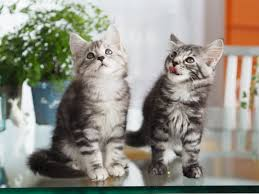
//> input picture GrabCutTest/GrabCutTest/input.jpg, 259 x 194 px
$ ./main   (built with g++ and OpenCV 4)
//> lines starting //> are read from the running program, lines starting //| are printed output that depends on the picture
#include <iostream>
#include <stdio.h>
#include <algorithm>
#include <functional>
#include <vector>
#include <opencv2/core/core.hpp>
#include <opencv2/highgui/highgui.hpp>
#include <opencv2/imgproc/imgproc.hpp>
#include <opencv/cv.h>
#define findMin(a,b) (a) < (b) ? (a) : (b);
#define findMax(a,b) (a) > (b) ? (a) : (b);

using namespace cv;
using namespace std;

void mouseCallback(int event, int x, int y, int flag, void* param);

Mat allEnergy;
cv::Rect rectangleBox;
bool isDrawingBox = false;
int userBoxCount = 0;
double maxTemp = 0;
double allminTemp = 0;
Mat image;
vector<double> xEnergyVector, yEnergyVector;
vector<double> rowSeam;


static double calcBeta(const Mat& img)
{
	double beta = 0;
	for (int y = 0; y < img.rows; y++)
	{
		for (int x = 0; x < img.cols; x++)
		{
			Vec3d color = img.at<Vec3b>(y, x);
			if (x>0) // left
			{
				Vec3d diff = color - (Vec3d)img.at<Vec3b>(y, x - 1);
				beta += diff.dot(diff);
			}
			if (y>0 && x>0) // upleft
			{
				Vec3d diff = color - (Vec3d)img.at<Vec3b>(y - 1, x - 1);
				beta += diff.dot(diff);
			}
			if (y>0) // up
			{
				Vec3d diff = color - (Vec3d)img.at<Vec3b>(y - 1, x);
				beta += diff.dot(diff);
			}
			if (y>0 && x<img.cols - 1) // upright
			{
				Vec3d diff = color - (Vec3d)img.at<Vec3b>(y - 1, x + 1);
				beta += diff.dot(diff);
			}
		}
	}
	if (beta <= std::numeric_limits<double>::epsilon())
		beta = 0;
	else
		beta = 1.f / (2 * beta / (4 * img.cols*img.rows - 3 * img.cols - 3 * img.rows + 2));

	return beta;
}

static void calcNWeights(const Mat& img, Mat& leftW, Mat& upleftW, Mat& upW, Mat& uprightW, double beta, double gamma)
{

	const double gammaDivSqrt2 = gamma / std::sqrt(2.0f);
	leftW.create(img.rows, img.cols, CV_64FC1);
	upleftW.create(img.rows, img.cols, CV_64FC1);
	upW.create(img.rows, img.cols, CV_64FC1);
	uprightW.create(img.rows, img.cols, CV_64FC1);

	for (int y = 0; y < img.rows; y++)
	{
		for (int x = 0; x < img.cols; x++)
		{
			Vec3d color = img.at<Vec3b>(y, x);
			if (x - 1 >= 0) // left
			{
				Vec3d diff = color - (Vec3d)img.at<Vec3b>(y, x - 1);
				leftW.at<double>(y, x) = gamma * exp(-beta*diff.dot(diff));
				allEnergy.at<double>(y, x) += leftW.at<double>(y, x);
		//		printf("%d   \n", img.at<Vec3b>(y,x));
				//maxTemp = findMax(maxTemp, allEnergy.at<double>(y, x));
				//allminTemp = findMin(allEnergy.at<double>(y, x), allminTemp);
			}
			else
				leftW.at<double>(y, x) = 0;
			if (x - 1 >= 0 && y - 1 >= 0) // upleft
			{
				Vec3d diff = color - (Vec3d)img.at<Vec3b>(y - 1, x - 1);
				upleftW.at<double>(y, x) = gammaDivSqrt2 * exp(-beta*diff.dot(diff));
				allEnergy.at<double>(y, x) += upleftW.at<double>(y, x);
				//maxTemp = findMax(maxTemp, allEnergy.at<double>(y, x));
				//allminTemp = findMin(allEnergy.at<double>(y, x), allminTemp);
			}
			else
				upleftW.at<double>(y, x) = 0;
			if (y - 1 >= 0) // up
			{
				Vec3d diff = color - (Vec3d)img.at<Vec3b>(y - 1, x);
				upW.at<double>(y, x) = gamma * exp(-beta*diff.dot(diff));
				allEnergy.at<double>(y, x) += upW.at<double>(y, x);
				//maxTemp = findMax(maxTemp, allEnergy.at<double>(y, x));
				//allminTemp = findMin(allEnergy.at<double>(y, x), allminTemp);
			}
			else
				upW.at<double>(y, x) = 0;
			if (x + 1<img.cols && y - 1 >= 0) // upright
			{
				Vec3d diff = color - (Vec3d)img.at<Vec3b>(y - 1, x + 1);
				uprightW.at<double>(y, x) = gammaDivSqrt2 * exp(-beta*diff.dot(diff));
				allEnergy.at<double>(y, x) += uprightW.at<double>(y, x);
				//maxTemp = findMax(maxTemp, allEnergy.at<double>(y, x));
				//allminTemp = findMin(allEnergy.at<double>(y, x), allminTemp);
			}
			else
				uprightW.at<double>(y, x) = 0;

			//if (y == 0) xEnergyVector.push_back(allEnergy.at<double>(y, x));
			//if (x == 0) yEnergyVector.push_back(allEnergy.at<double>(y, x));
		}
	}
}

void drawBox(IplImage* img, CvRect rectangle) {
	cvRectangle(img, cvPoint(rectangle.x, rectangle.y),
				cvPoint(rectangle.x + rectangle.width, rectangle.y + rectangle.height),
				cvScalar(0xff, 0x00, 0x00));

}

double seamcarving(int startPointX, int i, int mode)
{
	//if (mode==1) printf("%d   \n", startPointX);
	double ret = 0;
	//심카빙
	for (int y = 0; y < image.rows; y++)
	{
		if (y == 0)
			ret = allEnergy.at<double>(y, startPointX);
			//image.at<Vec3b>(y, startPointX) = 0;

		else
		{
			double minTemp = image.cols * image.rows * 1000;
			double maxTemp = 0;
			int tmpX = 0;
			//mode 0

				for (int x = -1; x < 2; x++)
				{
					if (x + startPointX < 0 || x + startPointX > image.cols - 1 || allEnergy.at<double>(y, x + startPointX) == 0) continue;

					minTemp = findMin(allEnergy.at<double>(y, x + startPointX), minTemp)

						if (minTemp == allEnergy.at<double>(y, x + startPointX))	tmpX = x + startPointX;
					//2차원배열에 새겨보자!!ㄴㄴ
				}

				startPointX = tmpX;
				ret += minTemp;

				if (mode == 1)
				{
					image.at<Vec3b>(y, startPointX) = 0;

					for (int c = startPointX; c < image.cols; c++)
					{

						if(c == image.cols - 1) image.at<Vec3b>(y, c) = image.at<Vec3b>(y, c);

						else
						{
							allEnergy.at<double>(y, c) = allEnergy.at<double>(y, c + 1);
						//	image.at<Vec3b>(y, c) = image.at<Vec3b>(y, c + 1);

							if (y == 0)	rowSeam[c] = rowSeam[c + 1];
						}
					}
				}
		}
	}
	cv::namedWindow("Foreground");
	cv::imshow("Foreground", image);
	cv::waitKey(1);

	return ret;
}

int main()
{
	image = cv::imread("input.jpg");
//> image is the input picture: 194 rows x 259 cols, CV_8UC3; mean B, G, R 133, 143.2, 145.6
	cv::namedWindow("Original Image");
	cv::imshow("Original Image", image);
	double minimum = 10000;
	double *th = new double[image.rows * image.cols];
	//double th[348243] = { 0, };
	allminTemp = image.rows * image.cols;
//> allminTemp = 50246

	allEnergy.create(image.rows, image.cols, CV_64FC1);

	for (int y = 0; y < image.rows; y++)
		for (int x = 0; x < image.cols; x++)
			allEnergy.at<double>(y, x) = 0;
//> allEnergy: 194 rows x 259 cols, CV_64FC1; every value is 0

	const double gamma = 1;
	const double beta = calcBeta(image);
//> the loop in calcBeta, `for (int y = 0; y < img.rows; y++)` made 194 passes
//> beta on passes 1 to 3: 33609, 194722, 386711
//> after the loop in calcBeta, `for (int y = 0; y < img.rows; y++)`: beta = 234275710
//> in calcBeta, `beta = 1.f / (2 * beta / (4 * img.cols*img.rows - 3 * img.cols - 3 * i..`: beta = 0.000426
//> beta = 0.000426

	Mat leftW, upleftW, upW, uprightW;

	calcNWeights(image, leftW, upleftW, upW, uprightW, beta, gamma);
//> after the loop in calcNWeights, `for (int y = 0; y < img.rows; y++)`:
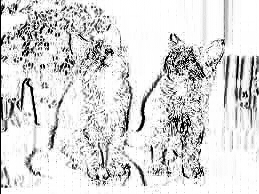
//> leftW: 194 rows x 259 cols, CV_64FC1; min 0, max 1, mean 0.849
//> after the loop in calcNWeights, `for (int y = 0; y < img.rows; y++)`:
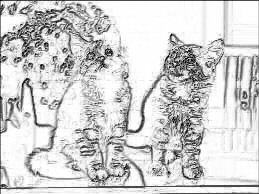
//> allEnergy: 194 rows x 259 cols, CV_64FC1; min 0, max 3.41, mean 2.79; drawn with min black and max white
//> after the loop in calcNWeights, `for (int y = 0; y < img.rows; y++)`:
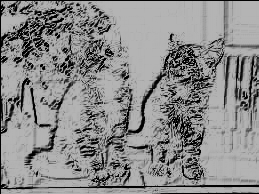
//> upleftW: 194 rows x 259 cols, CV_64FC1; min 0, max 0.707, mean 0.546
//> after the loop in calcNWeights, `for (int y = 0; y < img.rows; y++)`:
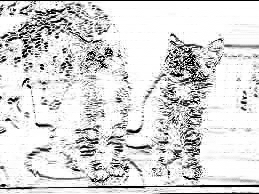
//> upW: 194 rows x 259 cols, CV_64FC1; min 0, max 1, mean 0.845
//> after the loop in calcNWeights, `for (int y = 0; y < img.rows; y++)`:
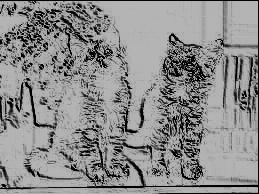
//> uprightW: 194 rows x 259 cols, CV_64FC1; min 0, max 0.707, mean 0.553

	// [24 lines of commented-out code are left out]
	double *rowSeams = new double[image.cols];

	double *colSeams = new double[image.rows];

	//첫째줄을 돌면서 시작점 찾기
	double startTemp = 0;


		for (int x = 0; x < image.cols; x++)	rowSeam.push_back(seamcarving(x, 0, 0));


	//double *tmpRow = new double[image.cols];
	//tmpRow = rowSeams;
	vector<double> tempRow;
	//for (int i = 0;i < xEnergyVector.size();i++)	tempRow.push_back(rowSeam[i]);
	tempRow.clear();
	tempRow.assign(rowSeam.begin(), rowSeam.end());

	sort(tempRow.begin(), tempRow.end(), greater<double>());
	//for (int j = 0;j < image.cols;j++) printf("%d   ;;; %d \n", tempRow[j], rowSeam[j]);
	int a = 0;

	for (int i = 0; i < 200; i++)
	{

		for (int j = 0;j < image.cols-i;j++)
		{
			if (tempRow[i] == rowSeam[j])
			{
				seamcarving(j, i, 1);
				Rect cutRect(0, 0, image.cols - (i), image.rows);
			//	image = image(cutRect);
				continue;
			}
		}
	}

	cv::namedWindow("Foreground");
	cv::imshow("Foreground", image);
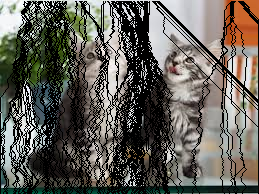
//> window 'Foreground': 194 rows x 259 cols, CV_8UC3; mean B, G, R 87.9, 94.8, 97.7
	cv::waitKey(0);


	// [57 lines of commented-out code are left out]

	return 0;
}

void mouseCallback(int event, int x, int y, int flags, void* param) {
	IplImage* image = (IplImage*)param;

	switch (event) {
	case CV_EVENT_MOUSEMOVE: {if (isDrawingBox) {
		rectangleBox.width = x - rectangleBox.x;
		rectangleBox.height = y - rectangleBox.y;
	}
	}
							 break;
	case CV_EVENT_LBUTTONDOWN: {
		isDrawingBox = true;
		rectangleBox = cvRect(x, y, 0, 0);
	}
							   break;
	case CV_EVENT_LBUTTONUP: {
		isDrawingBox = false;
		if (rectangleBox.width < 0) {
			rectangleBox.x += rectangleBox.width;
			rectangleBox.width *= -1;
		}
		if (rectangleBox.height < 0) {
			rectangleBox.y += rectangleBox.height;
			rectangleBox.height *= -1;
		}
		drawBox(image, rectangleBox);
		userBoxCount++;
	}
							 break;
	}
}
